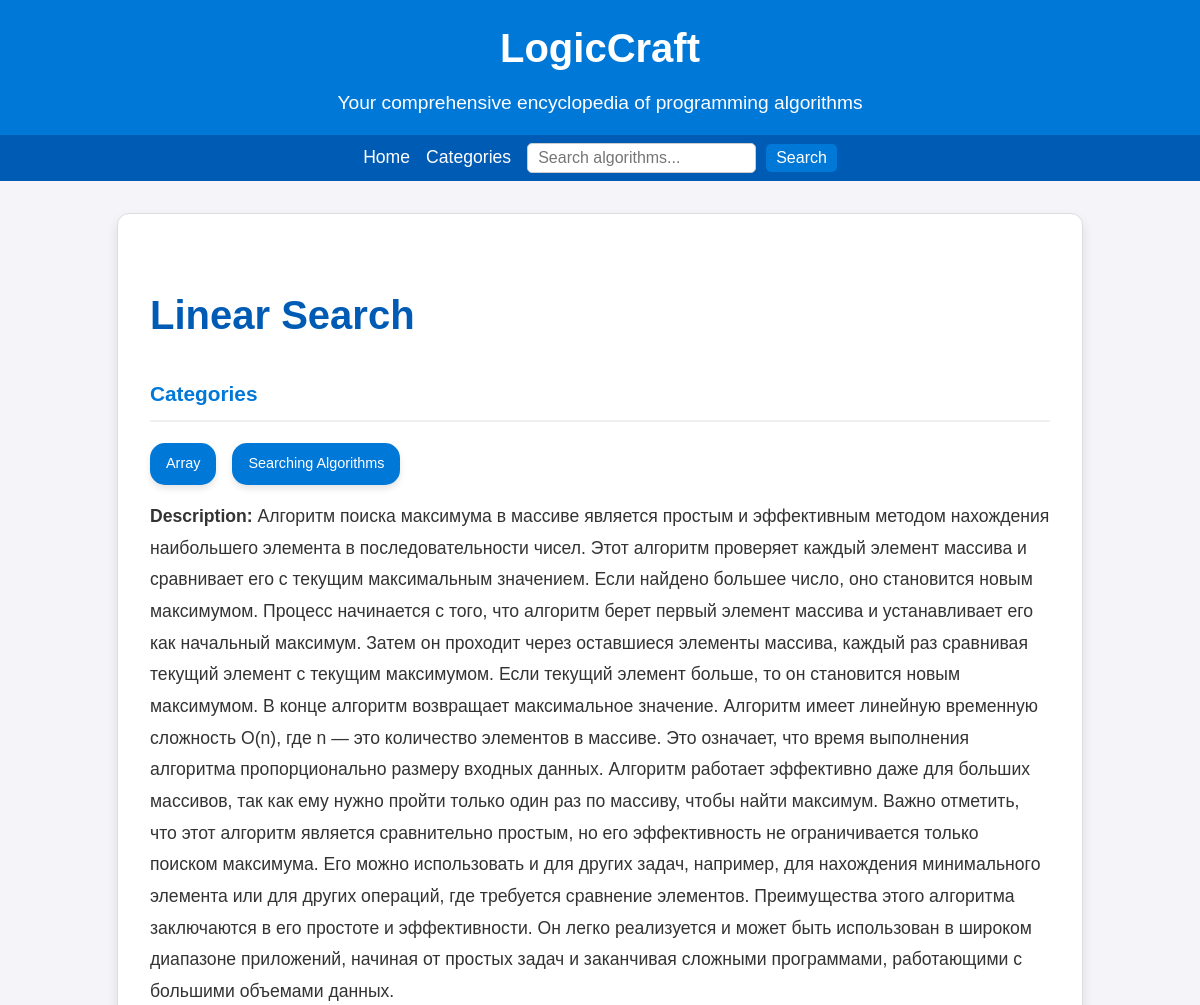
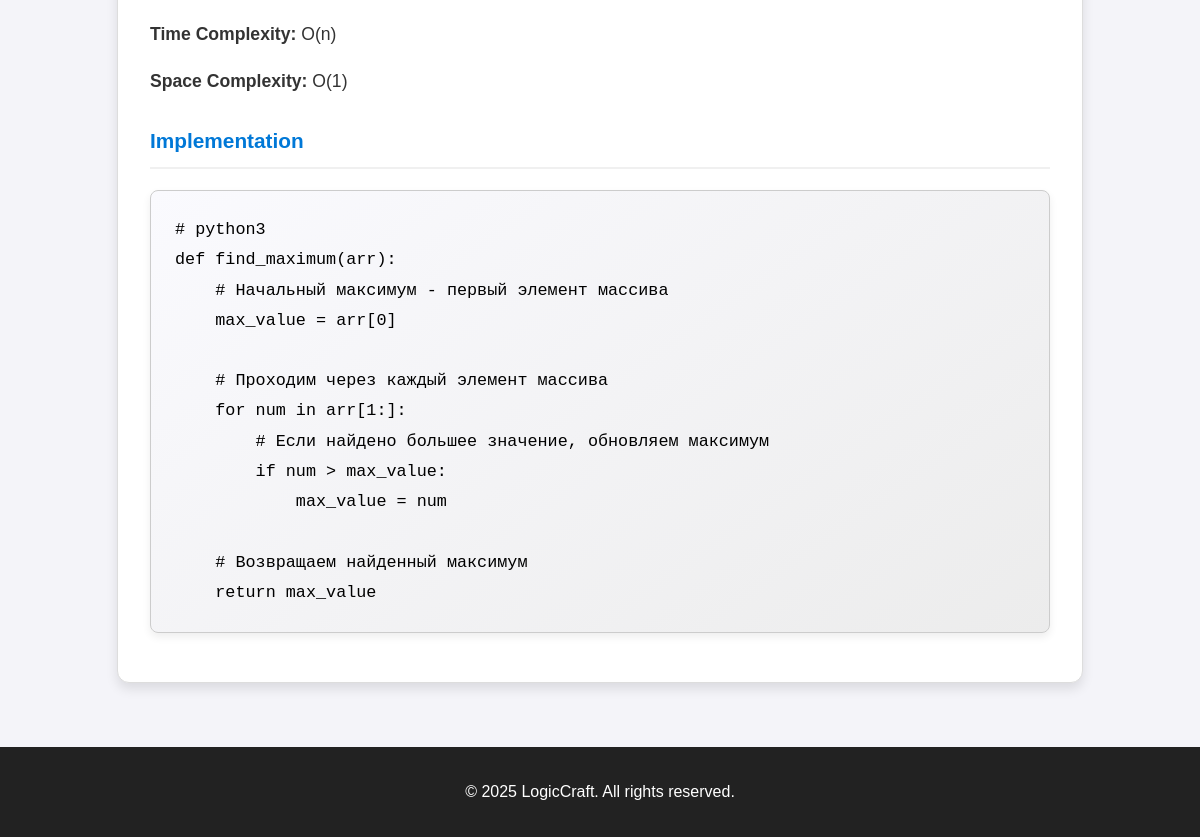
The page /alg/5/ on the database its author committed (2 pictures, top to bottom).
### library/models.py (models this page shows, shortened)
class Algorithm(models.Model):
    name = models.CharField(max_length=255)
    description = models.TextField(blank=True, null=True)
    complexity_time = models.CharField(max_length=50, blank=True, null=True)
    complexity_space = models.CharField(max_length=50, blank=True, null=True)
    input_example = models.TextField(blank=True, null=True)
    output_example = models.TextField(blank=True, null=True)
    pseudocode = models.TextField(blank=True, null=True)
    implementation = models.TextField(blank=True, null=True)
    created_at = models.DateTimeField(auto_now_add=True)
    updated_at = models.DateTimeField(auto_now=True)
    categories = models.ManyToManyField(Category, related_name='algorithms')

class Category(models.Model):
    name = models.CharField(max_length=100, unique=True)

### library/views.py (the view)
# urls.py: path('alg/<int:pk>/', views.AlgView.as_view(), name='alg'),
class AlgView(DetailView):
    model = Algorithm
    context_object_name = 'algorithm'
    template_name = 'library/alg_detail.html'

### library/templates/library/alg_detail.html (shortened to what this page needs)
{% extends 'index.html' %}
{% load static %}
{% block content %}
<div class="algorithm-detail">
    <h2>{{ algorithm.name }}</h2>
    {% if algorithm.categories.all %}
    <h3>Categories</h3>
    <div class="categories">
        {% for category in algorithm.categories.all %}
        <div class="category-item"><a href="{% url 'library:home' %}?category={{ category.pk }}">{{ category.name }}</a>
        </div>
        {% endfor %}
    </div>
    {% endif %}
    {% if algorithm.description %}
    <p><strong>Description:</strong> {{ algorithm.description }}</p>
    {% endif %}
    {% if algorithm.complexity_time %}
    <p><strong>Time Complexity:</strong> {{ algorithm.complexity_time }}</p>
    {% endif %}
    {% if algorithm.complexity_space %}
    <p><strong>Space Complexity:</strong> {{ algorithm.complexity_space }}</p>
    {% endif %}
    {% if algorithm.implementation %}
    <h3>Implementation</h3>
    <pre>{{ algorithm.implementation }}</pre>
    {% endif %}
</div>
{% endblock %}

### library/static/library/css/index.css (style rules this page uses)
body { font-family: Arial, sans-serif; line-height: 1.6; margin: 0; padding: 0; background-color: #f4f4f9; color: #333; }
.algorithm-detail { max-width: 900px; margin: auto; padding: 2rem; background: #fff; border: 1px solid #ddd; border-radius: 12px; box-shadow: 0 6px 12px rgba(0, 0, 0, 0.1); line-height: 1.8; font-family: 'Arial', sans-serif; }
.algorithm-detail h2 { font-size: 2.5rem; margin-bottom: 1.5rem; color: #005bb5; font-weight: 600; }
.algorithm-detail p { margin: 1rem 0; font-size: 1.1rem; color: #333; }
.algorithm-detail strong { color: #333; font-weight: 700; }
.algorithm-detail h3 { margin-top: 1.5rem; font-size: 1.3rem; color: #0078d7; font-weight: 600; border-bottom: 2px solid #f0f0f0; padding-bottom: 0.5rem; }
.algorithm-detail .categories { display: flex; flex-wrap: wrap; gap: 1rem; margin-top: 0.5rem; margin-bottom: 1rem; }
.algorithm-detail .category-item { background-color: #0078d7; color: #fff; border-radius: 15px; padding: 0.5rem 1rem; font-size: 0.9rem; text-align: center; box-shadow: 0 4px 6px rgba(0, 0, 0, 0.1); transition: background-color 0.3s ease, transform 0.2s ease; }
.algorithm-detail pre { background: linear-gradient(145deg, #fafafe, #ececec); border: 1px solid #ccc; color: #000; padding: 1.5rem; font-family: 'Courier New', monospace; font-size: 1.05rem; overflow-x: auto; border-radius: 8px; box-shadow: 0 4px 8px rgba(0, 0, 0, 0.07); }
.algorithm-detail .category-item a { color: white; text-decoration: none; }

### rows shown on the page
Algorithm: name "Linear Search", description "Алгоритм поиска максимума в массиве является простым и эффективным методом нахождения наибольшего элемента в последовательности чисел. Этот алгоритм проверяет каждый элемент массива и сравнивает его с текущим максимальным значением. Если найдено большее число, оно становится новым максимумом. Процесс начинается с того, что алгоритм берет первый элемент массива и устанавливает его как начальный максимум. Затем он проходит через оставшиеся элементы массива, каждый раз сравнивая текущий элемент с текущим максимумом. Если текущий элемент больше, то он становится новым максимумом. В конце алгоритм возвращает максимальное значение. Алгоритм имеет линейную временную сложность O(n), где n — это…", complexity_time "O(n)", complexity_space "O(1)", implementation "# python3 def find_maximum(arr): # Начальный максимум - первый элемент массива max_value = arr[0] # Проходим через каждый элемент массива for num in arr[1:]: # Если найдено большее значение, обновляем максимум if num > max_value: max_value = num # Возвращаем найденный максимум return max_value"
Category: name "Array"
Category: name "Searching Algorithms"
